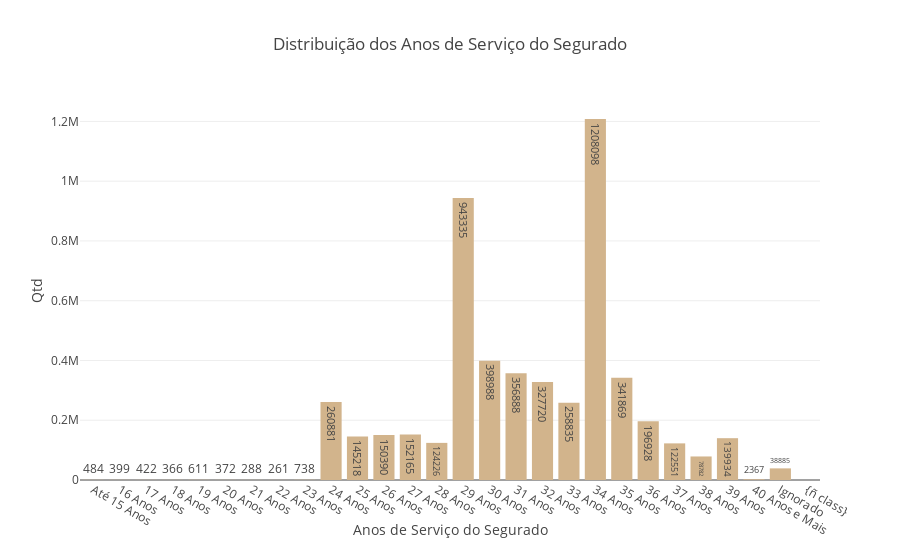

Notebook source saved alongside this figure:
### Code cell
#Anos de Serviço do Segurado
label1 = df_aposentadorias['Anos de Serviço do Segurado'].unique()
dados1 = df_aposentadorias.groupby(['Anos de Serviço do Segurado']).sum()['Qte Benefícios Concedidos']


trace1 = go.Bar(
            x =label1,
            y =dados1,
            name='Anos de Serviço do Segurado',
            textposition = 'auto',
            text=dados1, 
            marker=dict(color='tan'),  
            
            )


data = [trace1]
layout = go.Layout(yaxis=dict(title='Qtd'),xaxis=dict(title='Anos de Serviço do Segurado', tickmode='linear'),title='Distribuição dos Anos de Serviço do Segurado')
fig = go.Figure(data=data, layout=layout, )
py.iplot(fig, filename='grouped-bar' )

### Figure 1 — Plotly figure (JSON) as saved in the notebook; plotly's stock layout.template omitted (floating-point values rounded to 4 significant figures)
{"data": [{"marker": {"color": "tan"}, "name": "Anos de Serviço do Segurado", "text": [484, 399, 422, 366, 611, 372, 288, 261, 738, 260881, 145218, 150390, 152165, 124226, 943335, 398988, 356888, 327720, 258835, 1208098, 341869, 196928, 122551, 78782, 139934, 2367, 38885, 3], "textposition": "auto", "type": "bar", "uid": "27b7963f-f6c3-45e4-acc6-fc3fbf2c24a3", "x": ["Até 15 Anos", "16 Anos", "17 Anos", "18 Anos", "19 Anos", "20 Anos", "21 Anos", "22 Anos", "23 Anos", "24 Anos", "25 Anos", "26 Anos", "27 Anos", "28 Anos", "29 Anos", "30 Anos", "31 Anos", "32 Anos", "33 Anos", "34 Anos", "35 Anos", "36 Anos", "37 Anos", "38 Anos", "39 Anos", "40 Anos e Mais", "Ignorado", "{ñ class}"], "y": [484, 399, 422, 366, 611, 372, 288, 261, 738, 260881, 145218, 150390, 152165, 124226, 943335, 398988, 356888, 327720, 258835, 1208098, 341869, 196928, 122551, 78782, 139934, 2367, 38885, 3]}], "layout": {"autosize": true, "title": {"text": "Distribuição dos Anos de Serviço do Segurado"}, "xaxis": {"autorange": true, "range": [-0.5, 27.5], "tickmode": "linear", "title": {"text": "Anos de Serviço do Segurado"}, "type": "category"}, "yaxis": {"autorange": true, "range": [0, 1272000.0], "title": {"text": "Qtd"}, "type": "linear"}}}
